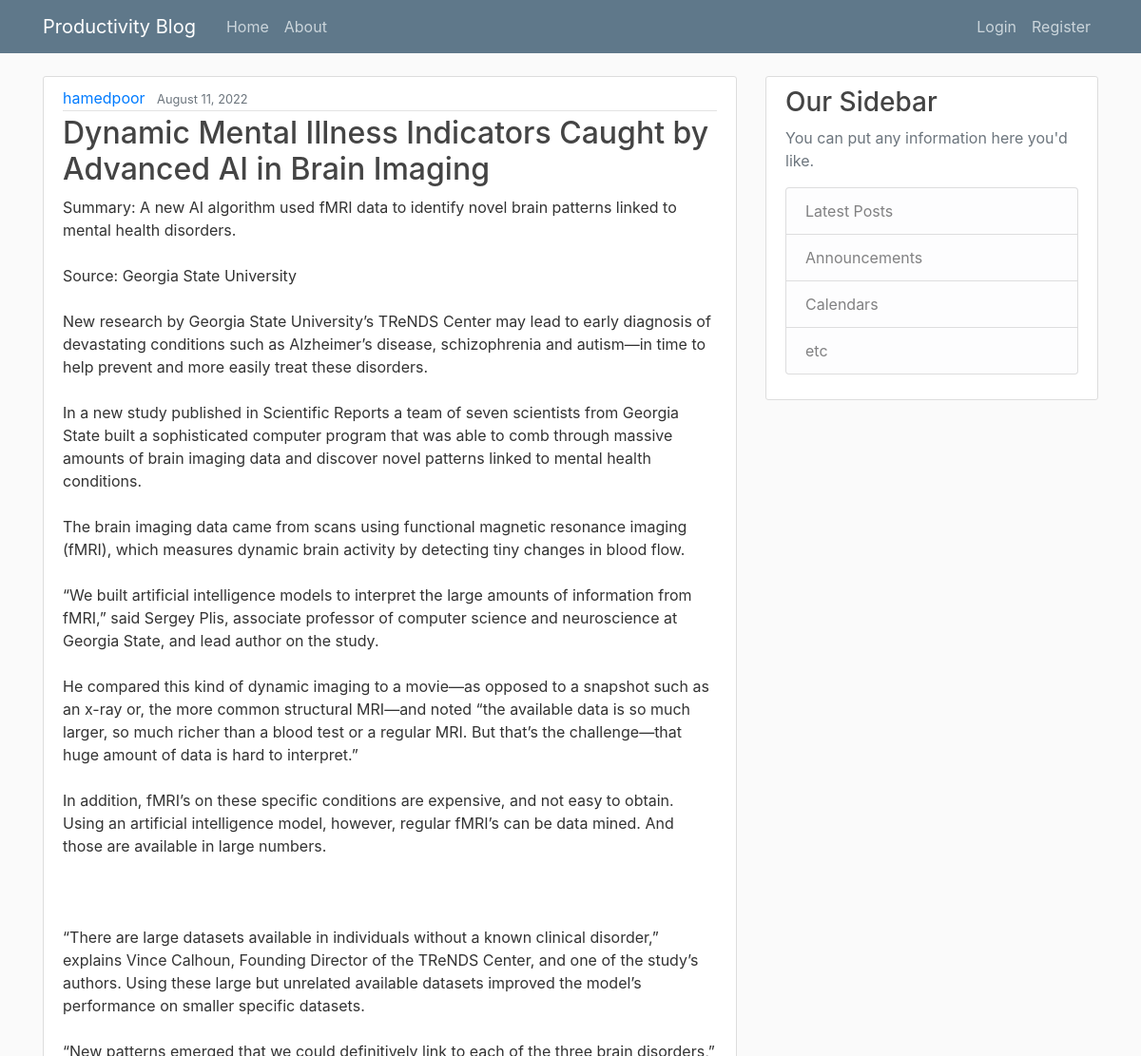
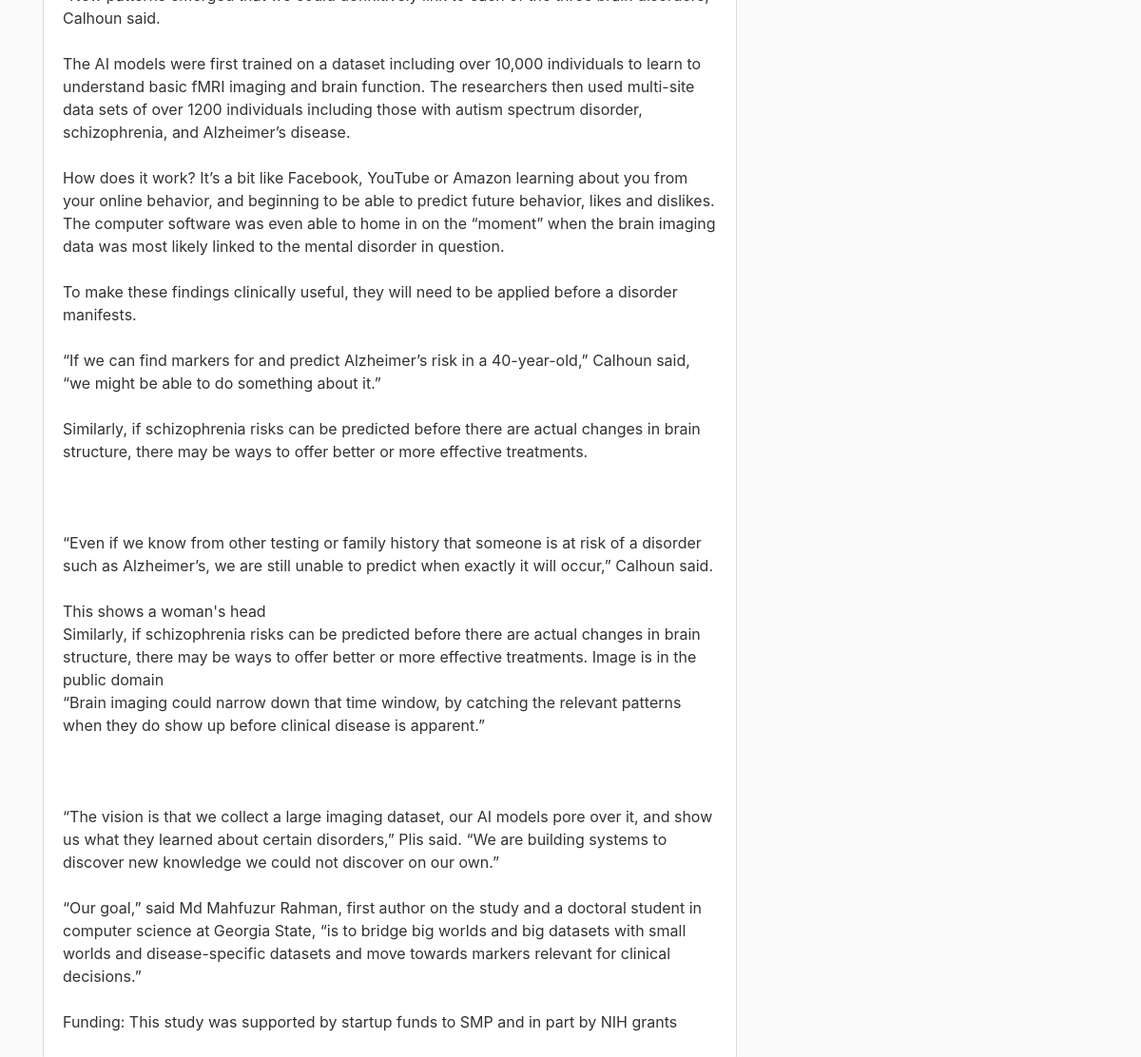
The app's page /post/14/ with its own data (2 pictures, top to bottom).
### blog/models.py (models this page shows, shortened)
class Post(models.Model):
    title = models.CharField(max_length=200)
    content = models.TextField(max_length=250)
    full_content = models.TextField(null=True)
    date_posted = models.DateTimeField(default=timezone.now)
    author = models.ForeignKey(User, on_delete=models.CASCADE)

### blog/views.py (the view)
# urls.py: path('post/<int:pk>/', views.PostDetailView.as_view(), name='post_detail'),
class PostDetailView(DetailView):
       model = Post

### blog/templates/blog/post_detail.html (shortened to what this page needs)
{% extends "blog/base.html" %}
{% block content %}
 <article class="media content-section">
     <div class="media-body">
         <div class="article-metadata">
             <a href="{% url 'user_post' object.author %}" class="mr-2">{{object.author}}</a>
             <small class="text-muted">{{object.date_posted|date:'F d, Y'}}</small>
         </div>
         <h2><a class="article-title" href="#">{{object.title}}</a></h2>
         <p class="article-content">{{object.full_content}}</p>
     </div>
 </article>
{% endblock %}

### blog/static/blog/main.css (style rules this page uses)
body { background: #fafafa; color: #333333; margin-top: 5rem; }
h1, h2, h3, h4, h5, h6 { color: #444444; }
.content-section { background: #ffffff; padding: 10px 20px; border: 1px solid #dddddd; border-radius: 3px; margin-bottom: 20px; }
.article-title { color: #444444; }
.article-content { white-space: pre-line; }
.article-metadata { padding-bottom: 1px; margin-bottom: 4px; border-bottom: 1px solid #e3e3e3 }

### records on screen
Post: author "hamedpoor", date_posted "August 11, 2022", title "Dynamic Mental Illness Indicators Caught by Advanced AI in Brain Imaging", full_content "Summary: A new AI algorithm used fMRI data to identify novel brain patterns linked to mental health disorders. Source: Georgia State University New research by Georgia State University’s TReNDS Center may lead to early diagnosis of devastating conditions such as Alzheimer’s disease, schizophrenia and autism—in time to help prevent and more easily treat these disorders. In a new study published in Scientific Reports a team of seven scientists from Georgia State built a sophisticated computer program that was able to comb through massive amounts of brain imaging data and discover novel patterns linked to mental health conditions. The brain imaging data came from scans using functional…"
